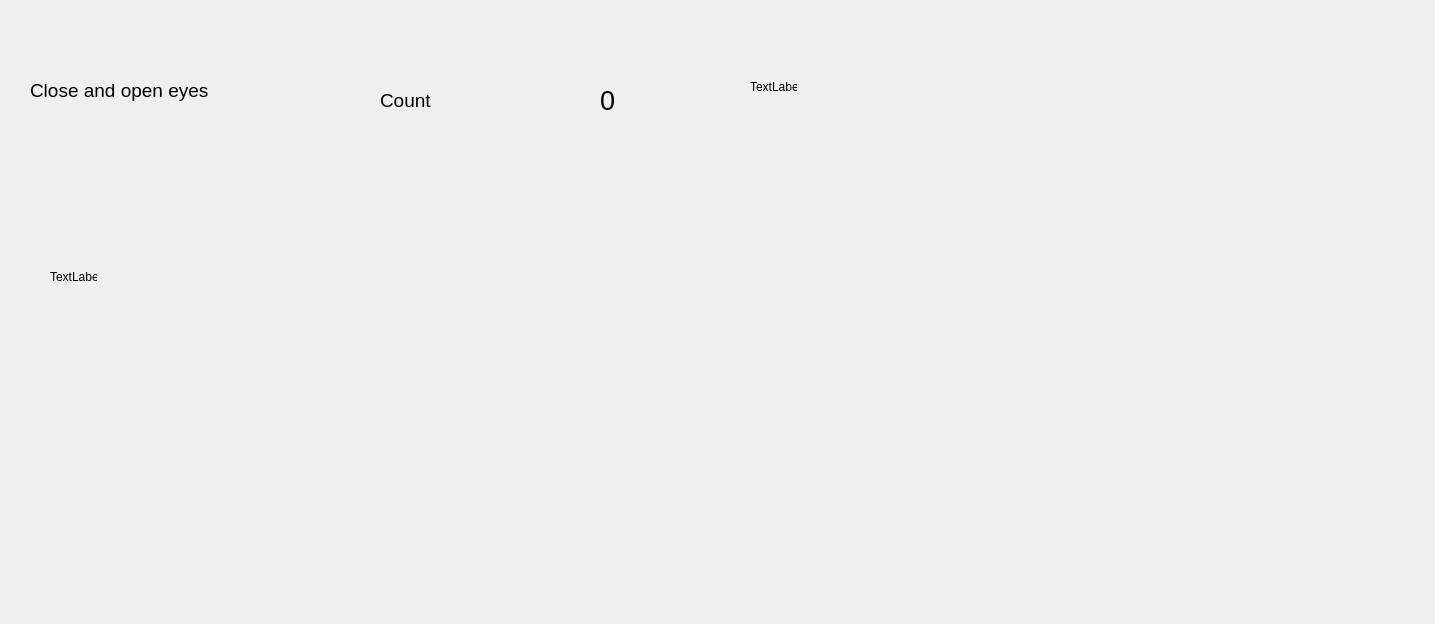
<?xml version="1.0" encoding="UTF-8"?>
<ui version="4.0">
 <class>ShortClose</class>
 <widget class="QWidget" name="ShortClose">
  <property name="geometry">
   <rect>
    <x>0</x>
    <y>0</y>
    <width>1435</width>
    <height>624</height>
   </rect>
  </property>
  <property name="sizePolicy">
   <sizepolicy hsizetype="Maximum" vsizetype="Maximum">
    <horstretch>0</horstretch>
    <verstretch>0</verstretch>
   </sizepolicy>
  </property>
  <property name="windowTitle">
   <string>Task1</string>
  </property>
  <widget class="QLabel" name="exercise">
   <property name="geometry">
    <rect>
     <x>30</x>
     <y>70</y>
     <width>261</width>
     <height>41</height>
    </rect>
   </property>
   <property name="font">
    <font>
     <pointsize>14</pointsize>
    </font>
   </property>
   <property name="text">
    <string>Close and open eyes</string>
   </property>
  </widget>
  <widget class="QLabel" name="lable_count">
   <property name="geometry">
    <rect>
     <x>380</x>
     <y>80</y>
     <width>81</width>
     <height>41</height>
    </rect>
   </property>
   <property name="font">
    <font>
     <pointsize>14</pointsize>
    </font>
   </property>
   <property name="text">
    <string>Count</string>
   </property>
  </widget>
  <widget class="QLabel" name="counter">
   <property name="geometry">
    <rect>
     <x>600</x>
     <y>80</y>
     <width>61</width>
     <height>41</height>
    </rect>
   </property>
   <property name="font">
    <font>
     <pointsize>20</pointsize>
    </font>
   </property>
   <property name="text">
    <string>0</string>
   </property>
  </widget>
  <widget class="QLabel" name="label">
   <property name="geometry">
    <rect>
     <x>750</x>
     <y>80</y>
     <width>47</width>
     <height>13</height>
    </rect>
   </property>
   <property name="text">
    <string>TextLabel</string>
   </property>
  </widget>
  <widget class="QLabel" name="state_lable">
   <property name="geometry">
    <rect>
     <x>50</x>
     <y>270</y>
     <width>47</width>
     <height>13</height>
    </rect>
   </property>
   <property name="text">
    <string>TextLabel</string>
   </property>
  </widget>
 </widget>
 <layoutdefault spacing="6" margin="11"/>
 <resources/>
 <connections/>
</ui>
